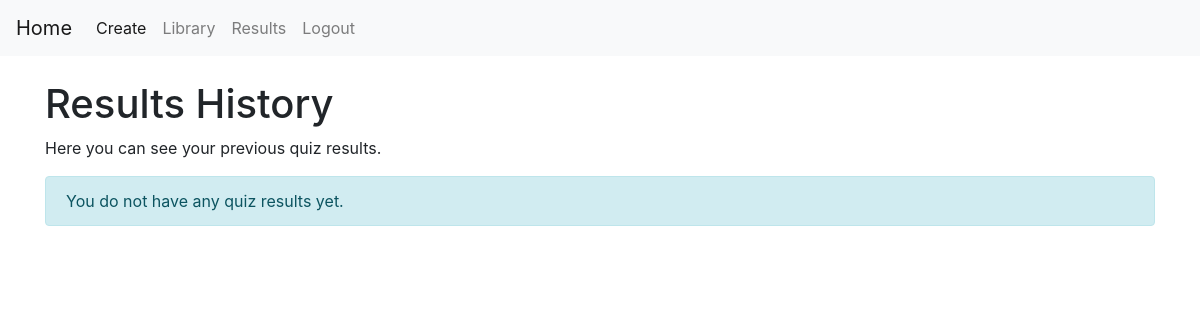
/results (signed in), run on an earlier commit of the app's database.
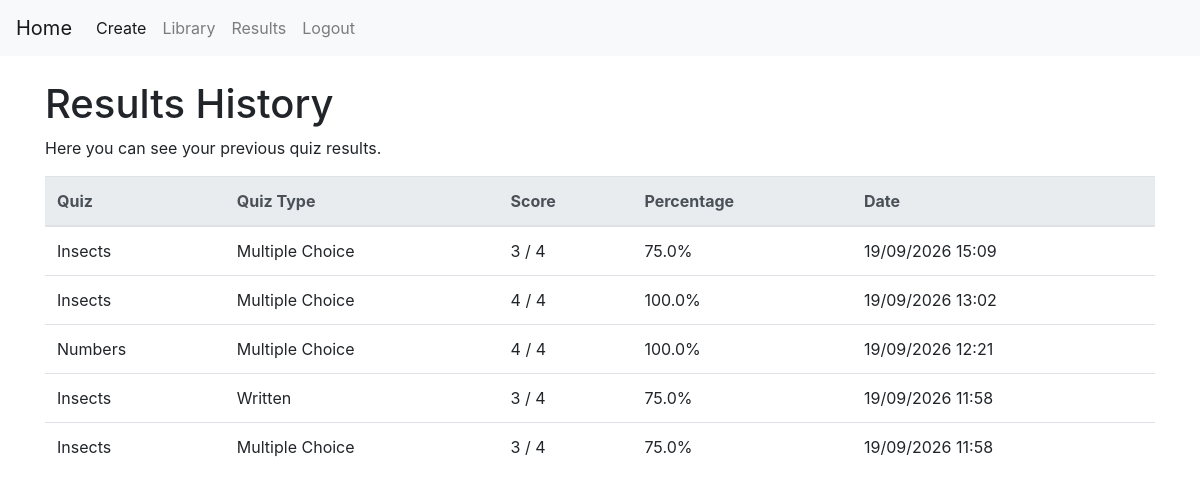
And on a later commit of the database.
### tables this page shows
CREATE TABLE results (
        result_id INTEGER PRIMARY KEY AUTOINCREMENT,
        user_id INTEGER NOT NULL,
        quiz_id INTEGER NOT NULL,
        quiz_type TEXT NOT NULL,
        score INTEGER NOT NULL,
        total_questions INTEGER NOT NULL,
        date_completed TIMESTAMP DEFAULT CURRENT_TIMESTAMP
    );

CREATE TABLE quizzes (
        quiz_id INTEGER PRIMARY KEY AUTOINCREMENT,
        quiz_name TEXT NOT NULL,
        user_id INTEGER NOT NULL
        );

### flask-project/app.py (the view)
@app.route("/results")
def results():
    if "user_id" not in session:
        return redirect("/login")
    connection = sqlite3.connect(DATABASE)
    cursor = connection.cursor()
    cursor.execute(
        """
        SELECT quizzes.quiz_name,
               results.quiz_type,
               results.score,
               results.total_questions,
               results.date_completed
        FROM results
        JOIN quizzes
        ON results.quiz_id = quizzes.quiz_id
        WHERE results.user_id = ?
        ORDER BY results.result_id DESC
        """,
        (session["user_id"],)
    )
    results = cursor.fetchall()
    connection.close()
    return render_template(
        "results.html",
        results=results
    )

### flask-project/templates/results.html (shortened to what this page needs)
{% extends "base.html" %}
{% block content %}
<h1>Results History</h1>
<p>Here you can see your previous quiz results.</p>
{% if results %}
<table class="table table-hover">
    <thead class="thead-light">
        <tr>
            <th>Quiz</th>
            <th>Quiz Type</th>
            <th>Score</th>
            <th>Percentage</th>
            <th>Date</th>
        </tr>
    </thead>
    <tbody>
        {% for result in results %}
        <tr>
            <td>{{ result[0] }}</td>
            <td>
                {% if result[1] == "written" %}
                    Written
                {% elif result[1] == "multiple_choice" %}
                    Multiple Choice
                {% endif %}
            </td>
            <td>
                {{ result[2] }} / {{ result[3] }}
            </td>
            <td>
                {{ ((result[2] / result[3]) * 100) | round(0) }}%
            </td>
            <td>
                {{ result[4][8:10] }}/{{ result[4][5:7] }}/{{ result[4][0:4] }}
                {{ result[4][11:16] }}
            </td>
        </tr>
        {% endfor %}
    </tbody>
</table>
{% else %}
<div class="alert alert-info">
    You do not have any quiz results yet.
</div>
{% endif %}
{% endblock %}

### flask-project/templates/base.html (shortened to what this page needs)
<!DOCTYPE html>
<html>
<head>
    <link rel="stylesheet" href="https://cdn.jsdelivr.net/npm/bootstrap@4.3.1/dist/css/bootstrap.min.css">
</head>
<body>
    <nav class="navbar navbar-expand-lg navbar-light bg-light">
        <a class="navbar-brand" href="/dashboard">Home</a>
        <div class="collapse navbar-collapse" id="navbarNavDropdown">
            <ul class="navbar-nav">
                <li class="nav-item active">
                    <a class="nav-link" href="/create">Create <span class="sr-only">(current)</span></a>
                </li>
                <li class="nav-item">
                    <a class="nav-link" href="/library">Library</a>
                </li>
                <li class="nav-item">
                    <a class="nav-link" href="/results">Results</a>
                </li>
                <li class="nav-item">
                    <a class="nav-link" href="/logout">Logout</a>
                </li>
            </ul>
        </div>
    </nav>
    <div class="container mt-4">
        {% block content %}
        {% endblock %}
    </div>
</body>
</html>

What changed in the data, as far as the page shows it:
added results: quiz_name "Insects", quiz_type "Multiple Choice", score "3", total_questions "4", ((result[2]/result[3])*100)|round(0) "75.0", date_completed "19", date_completed "09", date_completed "2026", date_completed "15:09"
added results: quiz_name "Insects", quiz_type "Multiple Choice", score "4", total_questions "4", ((result[2]/result[3])*100)|round(0) "100.0", date_completed "19", date_completed "09", date_completed "2026", date_completed "13:02"
added results: quiz_name "Numbers", quiz_type "Multiple Choice", score "4", total_questions "4", ((result[2]/result[3])*100)|round(0) "100.0", date_completed "19", date_completed "09", date_completed "2026", date_completed "12:21"
added results: quiz_name "Insects", quiz_type "Written", score "3", total_questions "4", ((result[2]/result[3])*100)|round(0) "75.0", date_completed "19", date_completed "09", date_completed "2026", date_completed "11:58"
added results: quiz_name "Insects", quiz_type "Multiple Choice", score "3", total_questions "4", ((result[2]/result[3])*100)|round(0) "75.0", date_completed "19", date_completed "09", date_completed "2026", date_completed "11:58"
Also different on the page:
text no longer shown: "You do not have any quiz results yet."
text now shown: "Quiz Quiz Type Score Percentage Date"
